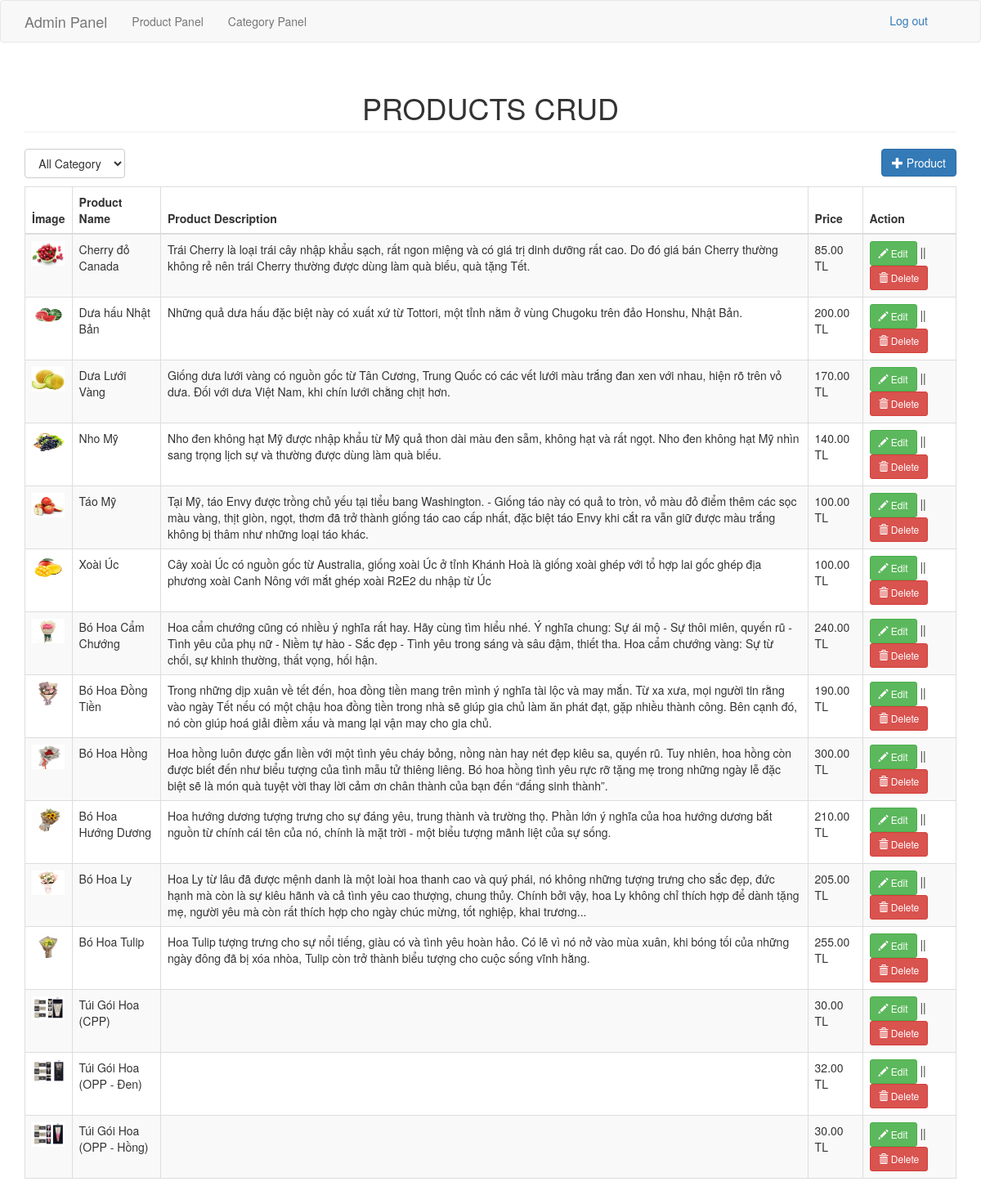
/panel/product.php, run on the app's committed database.
### tables this page shows
CREATE TABLE `product` (
  `id` int(11) NOT NULL,
  `categoryid` int(1) NOT NULL,
  `pname` varchar(255) DEFAULT NULL,
  `pdescription` longtext DEFAULT NULL,
  `image` varchar(255) DEFAULT NULL,
  `price` double DEFAULT NULL
);

### panel/product.php (the view, shortened to what this page needs)
<?php include('header.php'); ?>
<body>
<?php include('navbar.php'); ?>
<div class="container">
    <h1 class="page-header text-center">PRODUCTS CRUD</h1>
    <div class="row">
        <div class="col-md-12">
            <select id="catList" class="btn btn-default">
                <option value="0">All Category</option>
            </select>
            <a href="#addproduct" data-toggle="modal" class="pull-right btn btn-primary"><span
                        class="glyphicon glyphicon-plus"></span> Product</a>
        </div>
    </div>
    <div style="margin-top:10px;">
        <table class="table table-striped table-bordered">
            <thead>
            <th>İmage</th>
            <th>Product Name</th>
            <th>Product Description</th>
            <th>Price</th>
            <th>Action</th>
            </thead>
            <tbody>
            <?php
            $where = "";
            $sql = "select * from product left join category on category.categoryid=product.categoryid $where order by product.categoryid asc, pname asc";
            $query = $conn->query($sql);
            while ($row = $query->fetch_array()) {
                ?>
                <tr>
                    <td><a href="<?php if (empty($row['image'])) {
                            echo "upload/noimage.jpg";
                        } else {
                            echo $row['image'];
                        } ?>"><img src="<?php if (empty($row['image'])) {
                                echo "upload/noimage.jpg";
                            } else {
                                echo $row['image'];
                            } ?>" height="30px" width="40px"></a></td>
                    <td><?php echo $row['pname']; ?></td>
                    <td><?php echo $row['pdescription']; ?></td>
                    <td><?php echo number_format($row['price'], 2); ?> TL</td>
                    <td>
                        <a href="#editproduct<?php echo $row['id']; ?>" data-toggle="modal"
                           class="btn btn-success btn-sm"><span class="glyphicon glyphicon-pencil"></span> Edit</a> ||
                        <a href="#deleteproduct<?php echo $row['id']; ?>" data-toggle="modal"
                           class="btn btn-danger btn-sm"><span class="glyphicon glyphicon-trash"></span> Delete</a>
                    </td>
                </tr>
                <?php
            }
            ?>
            </tbody>
        </table>
    </div>
</div>
</body>
</html>

### data on the page
product: image (picture), pname "Cherry đỏ Canada", pdescription "Trái Cherry là loại trái cây nhập khẩu sạch, rất ngon miệng và có giá trị dinh dưỡng rất cao. Do đó giá bán Cherry thường không rẻ nên trái Cherry thường được dùng làm quà biếu, quà tặng Tết.", price "85.00"
product: image (picture), pname "Dưa hấu Nhật Bản", pdescription "Những quả dưa hấu đặc biệt này có xuất xứ từ Tottori, một tỉnh nằm ở vùng Chugoku trên đảo Honshu, Nhật Bản.", price "200.00"
product: image (picture), pname "Dưa Lưới Vàng", pdescription "Giống dưa lưới vàng có nguồn gốc từ Tân Cương, Trung Quốc có các vết lưới màu trắng đan xen với nhau, hiện rõ trên vỏ dưa. Đối với dưa Việt Nam, khi chín lưới chằng chịt hơn.", price "170.00"
product: image (picture), pname "Nho Mỹ", pdescription "Nho đen không hạt Mỹ được nhập khẩu từ Mỹ quả thon dài màu đen sẫm, không hạt và rất ngọt. Nho đen không hạt Mỹ nhìn sang trọng lịch sự và thường được dùng làm quà biếu.", price "140.00"
product: image (picture), pname "Táo Mỹ", pdescription "Tại Mỹ, táo Envy được trồng chủ yếu tại tiểu bang Washington. - Giống táo này có quả to tròn, vỏ màu đỏ điểm thêm các sọc màu vàng, thịt giòn, ngọt, thơm đã trở thành giống táo cao cấp nhất, đặc biệt táo Envy khi cắt ra vẫn giữ được màu trắng không bị thâm như những loại táo khác.", price "100.00"
product: image (picture), pname "Xoài Úc", pdescription "Cây xoài Úc có nguồn gốc từ Australia, giống xoài Úc ở tỉnh Khánh Hoà là giống xoài ghép với tổ hợp lai gốc ghép địa phương xoài Canh Nông với mắt ghép xoài R2E2 du nhập từ Úc", price "100.00"
product: image (picture), pname "Bó Hoa Cẩm Chướng", pdescription "Hoa cẩm chướng cũng có nhiều ý nghĩa rất hay. Hãy cùng tìm hiểu nhé. Ý nghĩa chung: Sự ái mộ - Sự thôi miên, quyến rũ - Tình yêu của phụ nữ - Niềm tự hào - Sắc đẹp - Tình yêu trong sáng và sâu đậm, thiết tha. Hoa cẩm chướng vàng: Sự từ chối, sự khinh thường, thất vọng, hối hận.", price "240.00"
product: image (picture), pname "Bó Hoa Đồng Tiền", pdescription "Trong những dịp xuân về tết đến, hoa đồng tiền mang trên mình ý nghĩa tài lộc và may mắn. Từ xa xưa, mọi người tin rằng vào ngày Tết nếu có một chậu hoa đồng tiền trong nhà sẽ giúp gia chủ làm ăn phát đạt, gặp nhiều thành công. Bên cạnh đó, nó còn giúp hoá giải điềm xấu và mang lại vận may cho gia chủ.", price "190.00"
product: image (picture), pname "Bó Hoa Hồng", pdescription "Hoa hồng luôn được gắn liền với một tình yêu cháy bỏng, nồng nàn hay nét đẹp kiêu sa, quyến rũ. Tuy nhiên, hoa hồng còn được biết đến như biểu tượng của tình mẫu tử thiêng liêng. Bó hoa hồng tình yêu rực rỡ tặng mẹ trong những ngày lễ đặc biệt sẽ là món quà tuyệt vời thay lời cảm ơn chân thành của bạn đến “đấng sinh thành”.", price "300.00"
product: image (picture), pname "Bó Hoa Hướng Dương", pdescription "Hoa hướng dương tượng trưng cho sự đáng yêu, trung thành và trường thọ. Phần lớn ý nghĩa của hoa hướng dương bắt nguồn từ chính cái tên của nó, chính là mặt trời - một biểu tượng mãnh liệt của sự sống.", price "210.00"
product: image (picture), pname "Bó Hoa Ly", pdescription "Hoa Ly từ lâu đã được mệnh danh là một loài hoa thanh cao và quý phái, nó không những tượng trưng cho sắc đẹp, đức hạnh mà còn là sự kiêu hãnh và cả tình yêu cao thượng, chung thủy. Chính bởi vậy, hoa Ly không chỉ thích hợp để dành tặng mẹ, người yêu mà còn rất thích hợp cho ngày chúc mừng, tốt nghiệp, khai trương...", price "205.00"
product: image (picture), pname "Bó Hoa Tulip", pdescription "Hoa Tulip tượng trưng cho sự nổi tiếng, giàu có và tình yêu hoàn hảo. Có lẽ vì nó nở vào mùa xuân, khi bóng tối của những ngày đông đã bị xóa nhòa, Tulip còn trở thành biểu tượng cho cuộc sống vĩnh hằng.", price "255.00"
product: image (picture), pname "Túi Gói Hoa (CPP)", price "30.00"
product: image (picture), pname "Túi Gói Hoa (OPP - Đen)", price "32.00"
product: image (picture), pname "Túi Gói Hoa (OPP - Hồng)", price "30.00"
